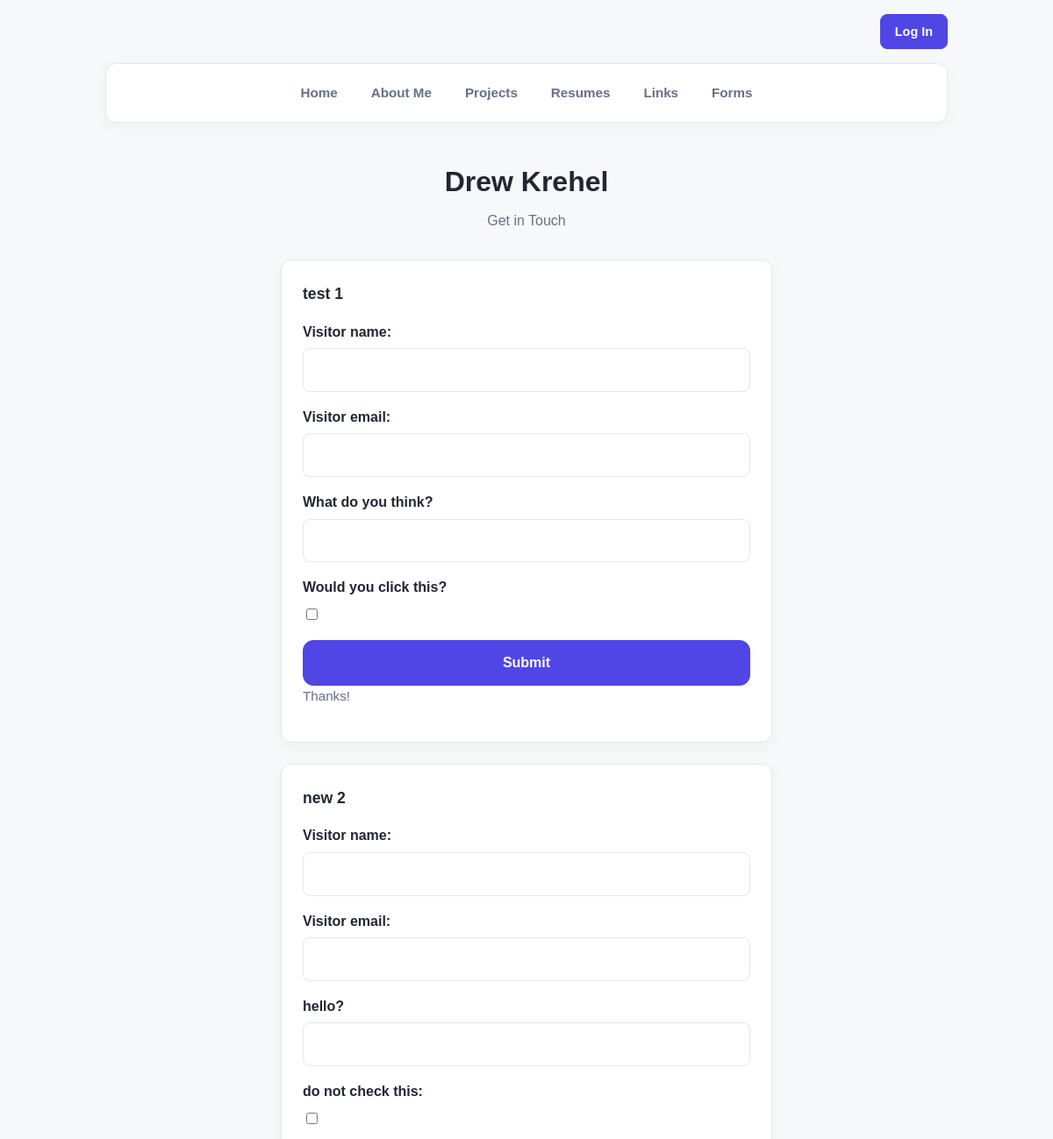
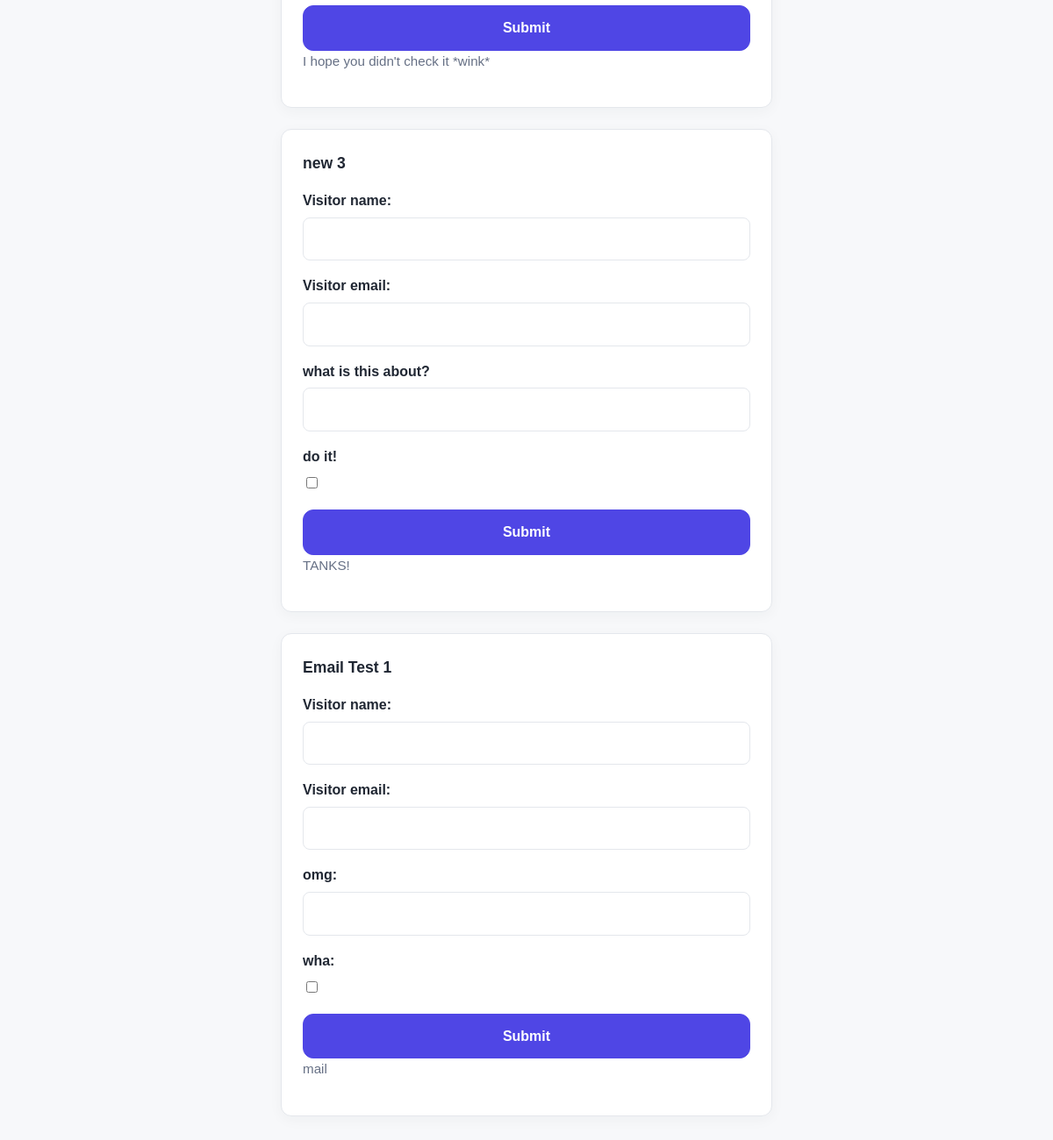
The page /drewkrehel/forms/ on the database its author committed (2 pictures, top to bottom).
### builder/models.py (models this page shows)
class Profile(models.Model):
    user = models.OneToOneField(
        User,
        on_delete=models.CASCADE
    )
    featured_section = models.CharField(
        max_length=20,
        choices=[
            ("about", "About Me"),
            ("projects", "Projects"),
            ("resumes", "Resumes"),
            ("links", "Links"),
            ("forms", "Forms"),
        ],
        blank=True,
    )
    featured_object_id = models.PositiveIntegerField(
        null=True,
        blank=True,
    )
    display_name = models.CharField(
        max_length=200,
        help_text="Enter the name you want visitors to see"
    )
    email = models.EmailField(
        max_length=200,
        help_text="Enter the email you want visitors to see"
    )
    phone = models.CharField(
        max_length=50,
        blank=True,
        help_text="Enter the # you want visitors to see"
    )
    bio = models.TextField(
        max_length=1000,
        blank=True,
        help_text="Add a short bio"
    )
    profile_image = models.ImageField(
        upload_to='profile_images/',
        blank=True,
        help_text="Upload a profile image"
    )
    index_thumbnail = models.ImageField(
        upload_to="index_thumbnails/",
        blank=True,
    )

class Form(models.Model):
    user = models.ForeignKey(
        User,
        on_delete=models.CASCADE
    )
    form_name = models.CharField(
        max_length=200,
        help_text="Enter the name of your form"
    )
    store_submissions = models.BooleanField(
        default=True,
        help_text="Save responses in the dashboard"
    )
    email_submissions = models.BooleanField(
        default=False,
        help_text="Email responses to your account email address"
    )
    include_name = models.BooleanField(default=False)
    name_required = models.BooleanField(default=False)
    include_email = models.BooleanField(default=False)
    email_required = models.BooleanField(default=False)
    textbox_prompt = models.TextField(
        max_length=700,
        blank=True,
        help_text="Describe the question or purpose of this field"
    )
    checkbox_prompt = models.TextField(
        max_length=700,
        blank=True,
        help_text="Describe the question or purpose of this field"
    )
    outro = models.TextField(
        max_length=500,
        blank=True,
        help_text="Leave a message or reminder for your form"
    )
    sort_order = models.PositiveIntegerField(default=0)

### builder/views.py (the view)
# urls.py: path("<str:username>/forms/", views.forms, name="forms"),
def forms(request, username):
    forms = Form.objects.filter(user__username=username).order_by("sort_order", "id")
    profile = Profile.objects.get(user__username=username)
    form_pairs = [
        (
            form,
            ContactForm(
                textbox_prompt=form.textbox_prompt,
                checkbox_prompt=form.checkbox_prompt,
                include_name=form.include_name,
                name_required=form.name_required,
                include_email=form.include_email,
                email_required=form.email_required,
            ),
        )
        for form in forms
    ]
    context = {
        "form_pairs": form_pairs,
        "profile": profile,
    }
    return render(request, "forms.html", context=context)

### builder/templates/forms.html (shortened to what this page needs)
{% extends "base.html" %}
{% block content %}
<main class="profile-page">
    <header class="profile-header">
        <h1 class="profile-name">{{ profile.display_name }}</h1>
        <p class="profile-bio">Get in Touch</p>
    </header>
    {% if form_pairs %}
    <section class="public-form-list" aria-label="Contact forms">
        {% for form, contact_form in form_pairs %}
        <article class="public-form-card">
            <h2 class="section-title">{{ form.form_name }}</h2>
            <form class="profile-form" method="POST" action="{% url 'form_submit' username=profile.user.username %}">
                {{ contact_form.as_p }}
                <button class="primary-button" type="submit">
                    Submit
                </button>
                {% if form.outro %}
                <p class="form-outro">{{ form.outro }}</p>
                {% endif %}
            </form>
        </article>
        {% endfor %}
    </section>
    {% else %}
    <p class="empty-state">There are no forms available right now.</p>
    {% endif %}
</main>
{% endblock %}

### builder/static/builder/css/styles.css (style rules this page uses)
body { font-family: Arial, sans-serif; }

### builder/static/builder/css/site.css (style rules this page uses)
:root { --page-bg: #F7F8FA; --surface: #FFFFFF; --text-primary: #202733; --text-muted: #667085; --accent: #4F46E5; --border: #E4E7EC; --font-family: Arial, Helvetica, sans-serif; --radius: 12px; --content-width: 960px; }
* { box-sizing: border-box; }
body { margin: 0; background: var(--page-bg); color: var(--text-primary); font-family: var(--font-family); line-height: 1.6; }
button, input, textarea, select { font: inherit; }
.profile-page { width: min(100% - 32px, 560px); margin: 48px auto; }
.profile-header { text-align: center; margin-bottom: 32px; }
.profile-name { margin: 0; font-size: 2rem; line-height: 1.2; overflow-wrap: anywhere; }
.profile-bio { max-width: 440px; margin: 12px auto 0; color: var(--text-muted); }
.section-title { margin: 0 0 16px; font-size: 1.1rem; font-weight: 600; }
.button-link, .primary-button { display: flex; align-items: center; justify-content: center; width: 100%; min-height: 48px; padding: 12px 16px; border: 1px solid var(--border); border-radius: var(--radius); background: var(--surface); color: var(--text-primary); text-align: center; text-decoration: none; font-weight: 600; overflow-wrap: anywhere; transition: background-color 150ms ease, border-color 150ms ease, transform 150ms ease; }
.primary-button { border-color: var(--accent); background: var(--accent); color: #FFFFFF; cursor: pointer; }
.profile-form { margin-bottom: 16px; }
.profile-form p { margin: 0 0 16px; }
.profile-form label { display: block; margin-bottom: 6px; font-weight: 600; }
.profile-form input:not([type="checkbox"]), .profile-form textarea, .profile-form select { width: 100%; padding: 11px 12px; border: 1px solid var(--border); border-radius: 8px; background: var(--surface); color: var(--text-primary); }
.profile-form input[type="checkbox"] { margin-right: 8px; }
.public-form-list { display: grid; gap: 24px; }
.public-form-card { min-width: 0; padding: 24px; background: var(--surface); border: 1px solid var(--border); border-radius: var(--radius); box-shadow: 0 4px 16px rgb(32 39 51 / 4%); }
.public-form-card .section-title { overflow-wrap: anywhere; }
.public-form-card .primary-button { margin-top: 8px; }
.form-outro { margin: 16px 0 0; color: var(--text-muted); font-size: 0.95rem; }

### rows shown on the page
Profile: display_name "Drew Krehel"
Form: form_name "test 1", outro "Thanks!"
Form: form_name "new 2", outro "I hope you didn't check it *wink*"
Form: form_name "new 3", outro "TANKS!"
Form: form_name "Email Test 1", outro "mail"
